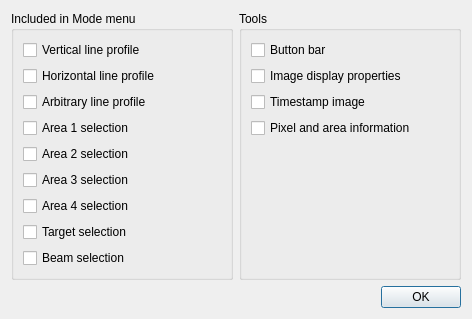
<?xml version="1.0" encoding="UTF-8"?>
<ui version="4.0">
 <class>QEImageOptionsDialog</class>
 <widget class="QDialog" name="QEImageOptionsDialog">
  <property name="geometry">
   <rect>
    <x>0</x>
    <y>0</y>
    <width>472</width>
    <height>304</height>
   </rect>
  </property>
  <property name="windowTitle">
   <string>QEImage options</string>
  </property>
  <layout class="QVBoxLayout" name="verticalLayout_3">
   <item>
    <layout class="QHBoxLayout" name="horizontalLayout">
     <item>
      <widget class="QGroupBox" name="groupBox">
       <property name="title">
        <string>Included in Mode menu</string>
       </property>
       <layout class="QVBoxLayout" name="verticalLayout">
        <item>
         <widget class="QCheckBox" name="checkBoxVerticalProfile">
          <property name="text">
           <string>Vertical line profile</string>
          </property>
         </widget>
        </item>
        <item>
         <widget class="QCheckBox" name="checkBoxHorizontalProfile">
          <property name="text">
           <string>Horizontal line profile</string>
          </property>
         </widget>
        </item>
        <item>
         <widget class="QCheckBox" name="checkBoxArbitraryProfile">
          <property name="text">
           <string>Arbitrary line profile</string>
          </property>
         </widget>
        </item>
        <item>
         <widget class="QCheckBox" name="checkBoxArea1Selection">
          <property name="text">
           <string>Area 1 selection</string>
          </property>
         </widget>
        </item>
        <item>
         <widget class="QCheckBox" name="checkBoxArea2Selection">
          <property name="text">
           <string>Area 2 selection</string>
          </property>
         </widget>
        </item>
        <item>
         <widget class="QCheckBox" name="checkBoxArea3Selection">
          <property name="text">
           <string>Area 3 selection</string>
          </property>
         </widget>
        </item>
        <item>
         <widget class="QCheckBox" name="checkBoxArea4Selection">
          <property name="text">
           <string>Area 4 selection</string>
          </property>
         </widget>
        </item>
        <item>
         <widget class="QCheckBox" name="checkBoxTarget">
          <property name="text">
           <string>Target selection</string>
          </property>
         </widget>
        </item>
        <item>
         <spacer name="verticalSpacer_2">
          <property name="orientation">
           <enum>Qt::Vertical</enum>
          </property>
          <property name="sizeHint" stdset="0">
           <size>
            <width>20</width>
            <height>40</height>
           </size>
          </property>
         </spacer>
        </item>
        <item>
         <widget class="QCheckBox" name="checkBoxBeam">
          <property name="text">
           <string>Beam selection</string>
          </property>
         </widget>
        </item>
       </layout>
      </widget>
     </item>
     <item>
      <widget class="QGroupBox" name="groupBox_2">
       <property name="title">
        <string>Tools</string>
       </property>
       <layout class="QVBoxLayout" name="verticalLayout_2">
        <item>
         <widget class="QCheckBox" name="checkBoxButtonBar">
          <property name="text">
           <string>Button bar</string>
          </property>
         </widget>
        </item>
        <item>
         <widget class="QCheckBox" name="checkBoxBrightnessContrast">
          <property name="text">
           <string>Image display properties</string>
          </property>
         </widget>
        </item>
        <item>
         <widget class="QCheckBox" name="checkBoxTime">
          <property name="text">
           <string>Timestamp image</string>
          </property>
         </widget>
        </item>
        <item>
         <widget class="QCheckBox" name="checkBoxInfo">
          <property name="text">
           <string>Pixel and area information</string>
          </property>
         </widget>
        </item>
        <item>
         <spacer name="verticalSpacer">
          <property name="orientation">
           <enum>Qt::Vertical</enum>
          </property>
          <property name="sizeHint" stdset="0">
           <size>
            <width>20</width>
            <height>40</height>
           </size>
          </property>
         </spacer>
        </item>
       </layout>
      </widget>
     </item>
    </layout>
   </item>
   <item>
    <widget class="QDialogButtonBox" name="buttonBox">
     <property name="orientation">
      <enum>Qt::Horizontal</enum>
     </property>
     <property name="standardButtons">
      <set>QDialogButtonBox::Ok</set>
     </property>
    </widget>
   </item>
  </layout>
 </widget>
 <resources/>
 <connections>
  <connection>
   <sender>buttonBox</sender>
   <signal>accepted()</signal>
   <receiver>QEImageOptionsDialog</receiver>
   <slot>accept()</slot>
   <hints>
    <hint type="sourcelabel">
     <x>248</x>
     <y>254</y>
    </hint>
    <hint type="destinationlabel">
     <x>157</x>
     <y>274</y>
    </hint>
   </hints>
  </connection>
  <connection>
   <sender>buttonBox</sender>
   <signal>rejected()</signal>
   <receiver>QEImageOptionsDialog</receiver>
   <slot>reject()</slot>
   <hints>
    <hint type="sourcelabel">
     <x>316</x>
     <y>260</y>
    </hint>
    <hint type="destinationlabel">
     <x>286</x>
     <y>274</y>
    </hint>
   </hints>
  </connection>
 </connections>
</ui>
